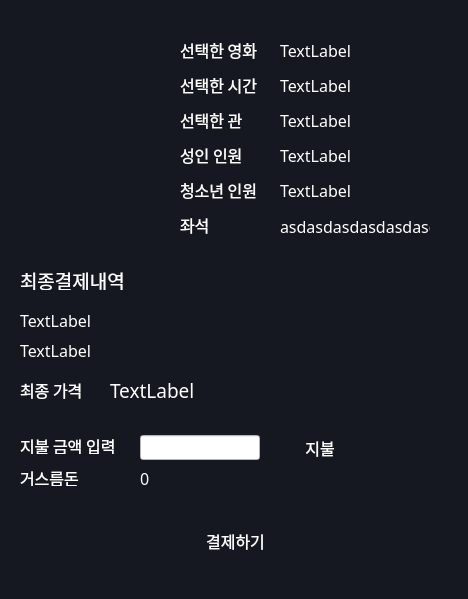
<?xml version="1.0" encoding="UTF-8"?>
<ui version="4.0">
 <class>Dialog</class>
 <widget class="QDialog" name="Dialog">
  <property name="geometry">
   <rect>
    <x>0</x>
    <y>0</y>
    <width>468</width>
    <height>599</height>
   </rect>
  </property>
  <property name="windowTitle">
   <string>Dialog</string>
  </property>
  <property name="styleSheet">
   <string notr="true">background:#151820;
color:white;</string>
  </property>
  <widget class="QLabel" name="label_4">
   <property name="geometry">
    <rect>
     <x>180</x>
     <y>110</y>
     <width>90</width>
     <height>20</height>
    </rect>
   </property>
   <property name="font">
    <font>
     <family>NanumGothic</family>
     <pointsize>12</pointsize>
    </font>
   </property>
   <property name="text">
    <string>선택한 관</string>
   </property>
  </widget>
  <widget class="QLabel" name="label_5">
   <property name="geometry">
    <rect>
     <x>180</x>
     <y>40</y>
     <width>90</width>
     <height>20</height>
    </rect>
   </property>
   <property name="font">
    <font>
     <family>NanumGothic</family>
     <pointsize>12</pointsize>
     <weight>50</weight>
     <bold>false</bold>
    </font>
   </property>
   <property name="text">
    <string>선택한 영화</string>
   </property>
  </widget>
  <widget class="QLabel" name="lbl_selectmovie">
   <property name="geometry">
    <rect>
     <x>280</x>
     <y>40</y>
     <width>150</width>
     <height>20</height>
    </rect>
   </property>
   <property name="font">
    <font>
     <family>NanumGothic</family>
     <pointsize>12</pointsize>
     <weight>50</weight>
     <bold>false</bold>
    </font>
   </property>
   <property name="text">
    <string>TextLabel</string>
   </property>
  </widget>
  <widget class="QLabel" name="lbl_selecttheater">
   <property name="geometry">
    <rect>
     <x>280</x>
     <y>110</y>
     <width>150</width>
     <height>20</height>
    </rect>
   </property>
   <property name="font">
    <font>
     <family>NanumGothic</family>
     <pointsize>12</pointsize>
    </font>
   </property>
   <property name="text">
    <string>TextLabel</string>
   </property>
  </widget>
  <widget class="QLabel" name="label">
   <property name="geometry">
    <rect>
     <x>20</x>
     <y>270</y>
     <width>111</width>
     <height>20</height>
    </rect>
   </property>
   <property name="font">
    <font>
     <family>NanumGothic</family>
     <pointsize>14</pointsize>
    </font>
   </property>
   <property name="text">
    <string>최종결제내역</string>
   </property>
  </widget>
  <widget class="QLabel" name="lbl_selecttime">
   <property name="geometry">
    <rect>
     <x>280</x>
     <y>75</y>
     <width>150</width>
     <height>20</height>
    </rect>
   </property>
   <property name="font">
    <font>
     <family>NanumGothic</family>
     <pointsize>12</pointsize>
    </font>
   </property>
   <property name="text">
    <string>TextLabel</string>
   </property>
  </widget>
  <widget class="QLabel" name="label_6">
   <property name="geometry">
    <rect>
     <x>180</x>
     <y>75</y>
     <width>90</width>
     <height>20</height>
    </rect>
   </property>
   <property name="font">
    <font>
     <family>NanumGothic</family>
     <pointsize>12</pointsize>
    </font>
   </property>
   <property name="text">
    <string>선택한 시간</string>
   </property>
  </widget>
  <widget class="QLabel" name="label_9">
   <property name="geometry">
    <rect>
     <x>180</x>
     <y>215</y>
     <width>90</width>
     <height>20</height>
    </rect>
   </property>
   <property name="font">
    <font>
     <family>NanumGothic</family>
     <pointsize>12</pointsize>
    </font>
   </property>
   <property name="text">
    <string>좌석</string>
   </property>
  </widget>
  <widget class="QLabel" name="lbl_selected_seat">
   <property name="geometry">
    <rect>
     <x>280</x>
     <y>215</y>
     <width>150</width>
     <height>80</height>
    </rect>
   </property>
   <property name="font">
    <font>
     <family>NanumGothic</family>
     <pointsize>12</pointsize>
    </font>
   </property>
   <property name="text">
    <string>asdasdasdasdasdasdasdasdasdasdasd</string>
   </property>
   <property name="alignment">
    <set>Qt::AlignLeading|Qt::AlignLeft|Qt::AlignTop</set>
   </property>
   <property name="wordWrap">
    <bool>true</bool>
   </property>
  </widget>
  <widget class="QPushButton" name="btn_pay">
   <property name="geometry">
    <rect>
     <x>170</x>
     <y>520</y>
     <width>131</width>
     <height>41</height>
    </rect>
   </property>
   <property name="font">
    <font>
     <family>NanumGothic</family>
     <pointsize>12</pointsize>
    </font>
   </property>
   <property name="styleSheet">
    <string notr="true">background: qlineargradient(
                    x1: 0, y1: 0, x2: 0, y2: 1,
                    stop: 0 #AF2E29,
                    stop: 1 #8E2824
                );
color: white;
border-radius: 4px;</string>
   </property>
   <property name="text">
    <string>결제하기</string>
   </property>
  </widget>
  <widget class="QLabel" name="label_7">
   <property name="geometry">
    <rect>
     <x>20</x>
     <y>470</y>
     <width>61</width>
     <height>16</height>
    </rect>
   </property>
   <property name="font">
    <font>
     <family>NanumGothic</family>
     <pointsize>12</pointsize>
    </font>
   </property>
   <property name="text">
    <string>거스름돈</string>
   </property>
  </widget>
  <widget class="QLabel" name="lbl_payexplain2">
   <property name="geometry">
    <rect>
     <x>20</x>
     <y>340</y>
     <width>250</width>
     <height>20</height>
    </rect>
   </property>
   <property name="font">
    <font>
     <family>NanumGothic</family>
     <pointsize>12</pointsize>
    </font>
   </property>
   <property name="text">
    <string>TextLabel</string>
   </property>
  </widget>
  <widget class="QLabel" name="lbl_payexplain1">
   <property name="geometry">
    <rect>
     <x>20</x>
     <y>310</y>
     <width>250</width>
     <height>20</height>
    </rect>
   </property>
   <property name="font">
    <font>
     <family>NanumGothic</family>
     <pointsize>12</pointsize>
    </font>
   </property>
   <property name="text">
    <string>TextLabel</string>
   </property>
  </widget>
  <widget class="QLineEdit" name="input_pay">
   <property name="geometry">
    <rect>
     <x>140</x>
     <y>435</y>
     <width>120</width>
     <height>25</height>
    </rect>
   </property>
   <property name="font">
    <font>
     <family>NanumGothic</family>
     <pointsize>12</pointsize>
    </font>
   </property>
   <property name="styleSheet">
    <string notr="true">background:white;color:black;</string>
   </property>
  </widget>
  <widget class="QLabel" name="lbl_change">
   <property name="geometry">
    <rect>
     <x>140</x>
     <y>470</y>
     <width>111</width>
     <height>16</height>
    </rect>
   </property>
   <property name="font">
    <font>
     <family>NanumGothic</family>
     <pointsize>12</pointsize>
    </font>
   </property>
   <property name="text">
    <string>0</string>
   </property>
  </widget>
  <widget class="QLabel" name="lbl_total">
   <property name="geometry">
    <rect>
     <x>110</x>
     <y>380</y>
     <width>250</width>
     <height>20</height>
    </rect>
   </property>
   <property name="font">
    <font>
     <family>NanumGothic</family>
     <pointsize>14</pointsize>
    </font>
   </property>
   <property name="text">
    <string>TextLabel</string>
   </property>
  </widget>
  <widget class="QLabel" name="label_3">
   <property name="geometry">
    <rect>
     <x>20</x>
     <y>438</y>
     <width>111</width>
     <height>16</height>
    </rect>
   </property>
   <property name="font">
    <font>
     <family>NanumGothic</family>
     <pointsize>12</pointsize>
    </font>
   </property>
   <property name="text">
    <string>지불 금액 입력</string>
   </property>
  </widget>
  <widget class="QLabel" name="label_11">
   <property name="geometry">
    <rect>
     <x>180</x>
     <y>180</y>
     <width>90</width>
     <height>20</height>
    </rect>
   </property>
   <property name="font">
    <font>
     <family>NanumGothic</family>
     <pointsize>12</pointsize>
    </font>
   </property>
   <property name="text">
    <string>청소년 인원</string>
   </property>
  </widget>
  <widget class="QLabel" name="lbl_teennum">
   <property name="geometry">
    <rect>
     <x>280</x>
     <y>180</y>
     <width>150</width>
     <height>20</height>
    </rect>
   </property>
   <property name="font">
    <font>
     <family>NanumGothic</family>
     <pointsize>12</pointsize>
    </font>
   </property>
   <property name="text">
    <string>TextLabel</string>
   </property>
  </widget>
  <widget class="QLabel" name="label_10">
   <property name="geometry">
    <rect>
     <x>180</x>
     <y>145</y>
     <width>90</width>
     <height>20</height>
    </rect>
   </property>
   <property name="font">
    <font>
     <family>NanumGothic</family>
     <pointsize>12</pointsize>
    </font>
   </property>
   <property name="text">
    <string>성인 인원</string>
   </property>
  </widget>
  <widget class="QLabel" name="lbl_adtnum">
   <property name="geometry">
    <rect>
     <x>280</x>
     <y>145</y>
     <width>150</width>
     <height>20</height>
    </rect>
   </property>
   <property name="font">
    <font>
     <family>NanumGothic</family>
     <pointsize>12</pointsize>
    </font>
   </property>
   <property name="text">
    <string>TextLabel</string>
   </property>
  </widget>
  <widget class="QLabel" name="label_12">
   <property name="geometry">
    <rect>
     <x>20</x>
     <y>380</y>
     <width>70</width>
     <height>20</height>
    </rect>
   </property>
   <property name="font">
    <font>
     <family>NanumGothic</family>
     <pointsize>12</pointsize>
    </font>
   </property>
   <property name="text">
    <string>최종 가격</string>
   </property>
  </widget>
  <widget class="QPushButton" name="btn_payenter">
   <property name="geometry">
    <rect>
     <x>270</x>
     <y>435</y>
     <width>100</width>
     <height>25</height>
    </rect>
   </property>
   <property name="font">
    <font>
     <family>NanumGothic</family>
     <pointsize>12</pointsize>
    </font>
   </property>
   <property name="styleSheet">
    <string notr="true">background: qlineargradient(
                    x1: 0, y1: 0, x2: 0, y2: 1,
                    stop: 0 #AF2E29,
                    stop: 1 #8E2824
                );
color: white;
border-radius: 4px;</string>
   </property>
   <property name="text">
    <string>지불</string>
   </property>
  </widget>
  <widget class="QPushButton" name="btn_poster">
   <property name="geometry">
    <rect>
     <x>20</x>
     <y>40</y>
     <width>141</width>
     <height>192</height>
    </rect>
   </property>
   <property name="font">
    <font>
     <family>NanumGothic</family>
     <pointsize>12</pointsize>
    </font>
   </property>
   <property name="styleSheet">
    <string notr="true">background:none;
;border:none;</string>
   </property>
   <property name="text">
    <string/>
   </property>
  </widget>
 </widget>
 <resources/>
 <connections/>
</ui>
